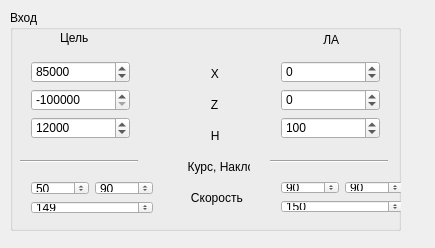
<?xml version="1.0" encoding="UTF-8"?>
<ui version="4.0">
 <class>PosInputBox</class>
 <widget class="QWidget" name="PosInputBox">
  <property name="geometry">
   <rect>
    <x>0</x>
    <y>0</y>
    <width>435</width>
    <height>248</height>
   </rect>
  </property>
  <property name="windowTitle">
   <string>PosInputBox</string>
  </property>
  <widget class="QGroupBox" name="inputBox">
   <property name="geometry">
    <rect>
     <x>10</x>
     <y>10</y>
     <width>391</width>
     <height>221</height>
    </rect>
   </property>
   <property name="styleSheet">
    <string notr="true">QGroupBox {
	color: white;
}

QSpinBox:: color: color: rgb(0, 0, 0);
</string>
   </property>
   <property name="title">
    <string>Вход</string>
   </property>
   <widget class="QWidget" name="layoutWidget">
    <property name="geometry">
     <rect>
      <x>260</x>
      <y>40</y>
      <width>121</width>
      <height>101</height>
     </rect>
    </property>
    <layout class="QVBoxLayout" name="XYZAp">
     <item>
      <widget class="QSpinBox" name="XApBox">
       <property name="styleSheet">
        <string notr="true">color: rgb(0, 0, 0)</string>
       </property>
       <property name="minimum">
        <number>-100000000</number>
       </property>
       <property name="maximum">
        <number>1000000000</number>
       </property>
       <property name="value">
        <number>0</number>
       </property>
      </widget>
     </item>
     <item>
      <widget class="QSpinBox" name="ZApBox">
       <property name="styleSheet">
        <string notr="true">color: rgb(0, 0, 0)</string>
       </property>
       <property name="minimum">
        <number>-100000000</number>
       </property>
       <property name="maximum">
        <number>1000000000</number>
       </property>
       <property name="value">
        <number>0</number>
       </property>
      </widget>
     </item>
     <item>
      <widget class="QSpinBox" name="HeightApBox">
       <property name="styleSheet">
        <string notr="true">color: rgb(0, 0, 0)</string>
       </property>
       <property name="minimum">
        <number>-100000</number>
       </property>
       <property name="maximum">
        <number>100000</number>
       </property>
       <property name="value">
        <number>100</number>
       </property>
      </widget>
     </item>
    </layout>
   </widget>
   <widget class="QWidget" name="layoutWidget_2">
    <property name="geometry">
     <rect>
      <x>260</x>
      <y>160</y>
      <width>144</width>
      <height>54</height>
     </rect>
    </property>
    <layout class="QVBoxLayout" name="ParamAp">
     <item>
      <layout class="QHBoxLayout" name="horizontalLayout_2">
       <item>
        <widget class="QSpinBox" name="KursApBox">
         <property name="styleSheet">
          <string notr="true">color: rgb(0, 0, 0)</string>
         </property>
         <property name="minimum">
          <number>-100000</number>
         </property>
         <property name="maximum">
          <number>100000</number>
         </property>
         <property name="singleStep">
          <number>30</number>
         </property>
         <property name="value">
          <number>90</number>
         </property>
        </widget>
       </item>
       <item>
        <widget class="QSpinBox" name="AngApBox">
         <property name="styleSheet">
          <string notr="true">color: rgb(0, 0, 0)</string>
         </property>
         <property name="minimum">
          <number>-100000</number>
         </property>
         <property name="maximum">
          <number>100000</number>
         </property>
         <property name="value">
          <number>90</number>
         </property>
        </widget>
       </item>
      </layout>
     </item>
     <item>
      <widget class="QSpinBox" name="SpeedAprBox">
       <property name="styleSheet">
        <string notr="true">color: rgb(0, 0, 0)</string>
       </property>
       <property name="minimum">
        <number>-100000</number>
       </property>
       <property name="maximum">
        <number>100000</number>
       </property>
       <property name="singleStep">
        <number>10</number>
       </property>
       <property name="value">
        <number>150</number>
       </property>
      </widget>
     </item>
    </layout>
   </widget>
   <widget class="Line" name="line">
    <property name="geometry">
     <rect>
      <x>10</x>
      <y>150</y>
      <width>118</width>
      <height>3</height>
     </rect>
    </property>
    <property name="orientation">
     <enum>Qt::Horizontal</enum>
    </property>
   </widget>
   <widget class="Line" name="line_2">
    <property name="geometry">
     <rect>
      <x>260</x>
      <y>150</y>
      <width>118</width>
      <height>3</height>
     </rect>
    </property>
    <property name="orientation">
     <enum>Qt::Horizontal</enum>
    </property>
   </widget>
   <widget class="QLabel" name="label">
    <property name="geometry">
     <rect>
      <x>50</x>
      <y>20</y>
      <width>55</width>
      <height>16</height>
     </rect>
    </property>
    <property name="text">
     <string>Цель</string>
    </property>
   </widget>
   <widget class="QLabel" name="label_2">
    <property name="geometry">
     <rect>
      <x>290</x>
      <y>20</y>
      <width>81</width>
      <height>20</height>
     </rect>
    </property>
    <property name="text">
     <string>       ЛА</string>
    </property>
   </widget>
   <widget class="QWidget" name="layoutWidget_3">
    <property name="geometry">
     <rect>
      <x>10</x>
      <y>160</y>
      <width>144</width>
      <height>55</height>
     </rect>
    </property>
    <layout class="QVBoxLayout" name="ParamTar">
     <item>
      <layout class="QHBoxLayout" name="horizontalLayout">
       <item>
        <widget class="QSpinBox" name="KursTarBox">
         <property name="styleSheet">
          <string notr="true">color: rgb(0, 0, 0)</string>
         </property>
         <property name="minimum">
          <number>-100000</number>
         </property>
         <property name="maximum">
          <number>100000</number>
         </property>
         <property name="singleStep">
          <number>30</number>
         </property>
         <property name="value">
          <number>50</number>
         </property>
        </widget>
       </item>
       <item>
        <widget class="QSpinBox" name="AngTarBox">
         <property name="styleSheet">
          <string notr="true">color: rgb(0, 0, 0)</string>
         </property>
         <property name="minimum">
          <number>-100000</number>
         </property>
         <property name="maximum">
          <number>100000</number>
         </property>
         <property name="value">
          <number>90</number>
         </property>
        </widget>
       </item>
      </layout>
     </item>
     <item>
      <widget class="QSpinBox" name="SpeedTarBox">
       <property name="styleSheet">
        <string notr="true">color: rgb(0, 0, 0)</string>
       </property>
       <property name="minimum">
        <number>-100000</number>
       </property>
       <property name="maximum">
        <number>100000</number>
       </property>
       <property name="singleStep">
        <number>10</number>
       </property>
       <property name="value">
        <number>149</number>
       </property>
      </widget>
     </item>
    </layout>
   </widget>
   <widget class="QWidget" name="layoutWidget_4">
    <property name="geometry">
     <rect>
      <x>140</x>
      <y>40</y>
      <width>111</width>
      <height>171</height>
     </rect>
    </property>
    <layout class="QVBoxLayout" name="verticalLayout">
     <item>
      <widget class="QLabel" name="xlabel">
       <property name="text">
        <string>               X</string>
       </property>
      </widget>
     </item>
     <item>
      <widget class="QLabel" name="Zlabel">
       <property name="text">
        <string>               Z</string>
       </property>
      </widget>
     </item>
     <item>
      <widget class="QLabel" name="Heightlabel">
       <property name="text">
        <string>               H</string>
       </property>
      </widget>
     </item>
     <item>
      <widget class="QLabel" name="anglelabel">
       <property name="text">
        <string>        Курс, Наклон</string>
       </property>
      </widget>
     </item>
     <item>
      <widget class="QLabel" name="spdlabel">
       <property name="text">
        <string>         Скорость</string>
       </property>
      </widget>
     </item>
    </layout>
   </widget>
   <widget class="QWidget" name="layoutWidget_5">
    <property name="geometry">
     <rect>
      <x>10</x>
      <y>40</y>
      <width>121</width>
      <height>101</height>
     </rect>
    </property>
    <layout class="QVBoxLayout" name="XYZTar">
     <item>
      <widget class="QSpinBox" name="XTarBox">
       <property name="styleSheet">
        <string notr="true">color: rgb(0, 0, 0)</string>
       </property>
       <property name="minimum">
        <number>-100000000</number>
       </property>
       <property name="maximum">
        <number>1000000000</number>
       </property>
       <property name="singleStep">
        <number>1000</number>
       </property>
       <property name="value">
        <number>85000</number>
       </property>
      </widget>
     </item>
     <item>
      <widget class="QSpinBox" name="ZTarBox">
       <property name="styleSheet">
        <string notr="true">color: rgb(0, 0, 0)</string>
       </property>
       <property name="minimum">
        <number>-100000000</number>
       </property>
       <property name="maximum">
        <number>100000000</number>
       </property>
       <property name="singleStep">
        <number>1000</number>
       </property>
       <property name="value">
        <number>-300000</number>
       </property>
      </widget>
     </item>
     <item>
      <widget class="QSpinBox" name="HeightTarBox">
       <property name="styleSheet">
        <string notr="true">color: rgb(0, 0, 0)</string>
       </property>
       <property name="minimum">
        <number>-100000</number>
       </property>
       <property name="maximum">
        <number>100000</number>
       </property>
       <property name="singleStep">
        <number>1000</number>
       </property>
       <property name="value">
        <number>12000</number>
       </property>
      </widget>
     </item>
    </layout>
   </widget>
  </widget>
 </widget>
 <layoutdefault spacing="6" margin="11"/>
 <resources/>
 <connections/>
</ui>
